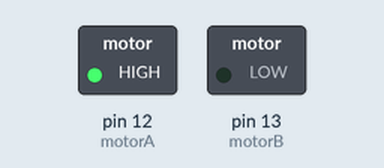
This sketch was run on a simulated Arduino Uno, built with avr-gcc and run on an emulated ATmega328P. Parts: switched loads named in the sketch (green lamp = pin HIGH).

Above: at 0.1 s.
Timing chart, 0 to 1.6 s (numbered marks = the images above):
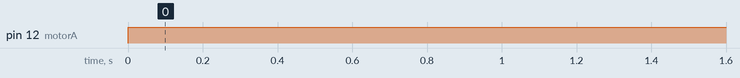

Measured:
- by itself, pin 12 (motorA): LOW → HIGH at 0.00 s

The sketch:

barduino.ino
```cpp
int motorA = 12;
int motorB = 13;

void setup() {
  // put your setup code here, to run once:
pinMode (motorA, OUTPUT);
pinMode (motorB, OUTPUT);
}

void loop() {
  // put your main code here, to run repeatedly:
  analogWrite (motorA, 255);
  analogWrite (motorB, 0);
}
```
